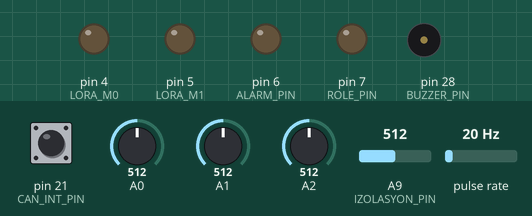
A sketch run on a simulated Arduino Mega 2560, built with avr-gcc and run on an emulated ATmega2560. On the bench: output pins drawn as LEDs (lit = HIGH), buzzer (waves = sounding, pin HIGH). Wiring (inferred from the names in the program): pulse sensor: data pin 2. The test bench sets the inputs (shaded band); at power-on: pin 21 (CAN_INT_PIN) HIGH, A0 = 512, A1 = 512, A2 = 512, A9 (IZOLASYON_PIN) = 512, pulse rate 20 Hz. Storage starts empty; EEPROM starts erased; what the sketch prints to the serial monitor is not drawn.

Above: at 0.1 s.
Timing chart, 0 to 1.6 s (numbered marks = the images above):
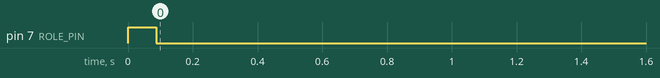

The sketch:

karvolt-aks.ino
```cpp
#include <Arduino.h>
#include <math.h>
#include <string.h>
#include <SPI.h>
#include <mcp_can.h>
#include <SD.h>
#include <EEPROM.h>
#include "config.h"

struct SicaklikVerisi {
  float sicaklik_sensor1;
  float sicaklik_sensor2;
  float sicaklik_sensor3;
  float sicaklik_max;
  bool sicaklik_hata;
};

struct BmsVerisi {
  float voltaj;                    // V
  float akim;                      // A
  int soc;                         // %
  bool veri_hata;
  unsigned long sonVeriZamani;     // BMS zaman aşımı takibi
  unsigned long kalanKapasite_mAh; // Daly 0x93
  bool kapasite_gecerli;
  int sarjDurumu;                  // 0x93 Byte0: 0=duruyor, 1=sarj, 2=desarj
  unsigned int maxHucreVoltaj_mV;  // 0x91
  unsigned int minHucreVoltaj_mV;  // 0x91
  bool hucre_gecerli;
};

struct TelemetriPaketi {
  unsigned long seq;
  unsigned long zaman;
  float hiz;
  SicaklikVerisi sicaklik;
  float voltaj;
  float akim;
  int soc;
  float kalanEnerji;
  float izolasyon;
  unsigned int maxHucre;
  unsigned int minHucre;
  ActiveStatus durum;
};

const int POLE_PAIRS = 4;                 // Motor kutup çifti sayısı
const float GEAR_RATIO = 5.0;             // Diferansiyel dişli oranı (1:5)
const float WHEEL_CIRCUMFERENCE = 1.8655; // 90/90-17 tekerlek çevresi (metre)

// Sabit Çarpan K: (3.6 * 10^6 * C) / (POLE_PAIRS * GEAR_RATIO)
const float SPEED_K_FACTOR = (3.6 * 1000000.0 * WHEEL_CIRCUMFERENCE) / (POLE_PAIRS * GEAR_RATIO);
const unsigned long MIN_PERIOD_US = 800;  // 75 km/h üstü elektriksel gürültü filtresi

volatile unsigned long period_us = 0;
volatile unsigned long last_pulse_time = 0;

MCP_CAN CAN(CAN_CS_PIN);

const float R_REF = 1000.0;
const float R_0 = 10000.0;
const float T_0 = 298.15;
const float B_VALUE = 3950;

const unsigned long BMS_REQ_SOC_V_I  = 0x18900140;
const unsigned long BMS_RESP_SOC_V_I = 0x18904001;
const unsigned long BMS_REQ_HUCRE    = 0x18910140;
const unsigned long BMS_RESP_HUCRE   = 0x18914001;
const unsigned long BMS_REQ_KAPASITE = 0x18930140;
const unsigned long BMS_RESP_KAPASITE= 0x18934001;

BmsVerisi sonBmsVerisi = {0, 0, 0, true, 0, 0, false, 0, 0, 0, false};

unsigned long sonGonderimZamani = 0;
unsigned long sonNextionZamani = 0;
const unsigned long NEXTION_REFRESH_DELAY = 250;
char tarih[5];

bool sdHazir = false;
char dosyaAdi[13];

const int KUYRUK_KAPASITESI = 40;
TelemetriPaketi kuyruk[KUYRUK_KAPASITESI];
int kuyrukBas = 0;
int kuyrukSon = 0;
int kuyrukAdet = 0;
unsigned long paketSayaci = 0;

unsigned long sonBasariliAckZamani = 0;

void hallISR() {
  unsigned long current_time = micros();
  unsigned long delta = current_time - last_pulse_time;

  if (delta > MIN_PERIOD_US) {
    period_us = delta;
    last_pulse_time = current_time;
  }
}

void kuyrugaEkle(const TelemetriPaketi &p) {
  if (kuyrukAdet < KUYRUK_KAPASITESI) {
    kuyruk[kuyrukSon] = p;
    kuyrukSon = (kuyrukSon + 1) % KUYRUK_KAPASITESI;
    kuyrukAdet++;
    Serial.print("[KUYRUK] Paket yedeklendi. No: ");
    Serial.println(p.seq);
  } else {
    kuyrukBas = (kuyrukBas + 1) % KUYRUK_KAPASITESI;
    kuyruk[kuyrukSon] = p;
    kuyrukSon = (kuyrukSon + 1) % KUYRUK_KAPASITESI;
  }
}

float hizKmhOku() {
  unsigned long delta_us;
  unsigned long last_time;

  noInterrupts();
  delta_us = period_us;
  last_time = last_pulse_time;
  interrupts();

  if ((micros() - last_time) < 500000 && delta_us > 0) {
    return SPEED_K_FACTOR / delta_us;
  }
  return 0.0;
}

float izolasyonDirenciOku() {
  long adcToplami = 0;
  for (int i = 0; i < 16; i++) {
    adcToplami += analogRead(IZOLASYON_PIN);
    delayMicroseconds(500);
  }
  int adcVal = adcToplami / 16;

  if (adcVal >= IMD_ADC_WARN_POS && adcVal <= IMD_ADC_WARN_NEG) {
    return 9999.0;
  } else if (adcVal < IMD_ADC_WARN_POS) {
    if (adcVal <= IMD_ADC_FAULT_POS) return 30.0;
    return map(adcVal, IMD_ADC_FAULT_POS, IMD_ADC_WARN_POS, 50, 200);
  } else {
    if (adcVal >= IMD_ADC_FAULT_NEG) return 30.0;
    return map(adcVal, IMD_ADC_WARN_NEG, IMD_ADC_FAULT_NEG, 200, 50);
  }
}

float kalanEnerjiHesapla() {
  if (sonBmsVerisi.kapasite_gecerli) {
    return (sonBmsVerisi.kalanKapasite_mAh / 1000.0) * sonBmsVerisi.voltaj;
  } else {
    return (BATARYA_PAKET_KAPASITE_WH * sonBmsVerisi.soc) / 100.0;
  }
}

ActiveStatus sistemDurumuHesapla(const SicaklikVerisi &sicaklik, float hizKmh, float izolasyonDirenci, bool telemetriKopuk) {
  bool bmsTimeout = (millis() - sonBmsVerisi.sonVeriZamani > SEND_DELAY);

  if (sicaklik.sicaklik_hata || sonBmsVerisi.veri_hata || bmsTimeout) {
    return STATE_ERROR;
  }
  if (sicaklik.sicaklik_max >= SICAKLIK_MAX || hizKmh >= HIZ_KRITIK_KMH) {
    return STATE_CRITICAL;
  }
  if (izolasyonDirenci <= 50.0) {
    digitalWrite(ROLE_PIN, LOW);
    return STATE_IMD;
  }

  bool sarjDonanimAlgilandi = (digitalRead(SARJ_PIN) == LOW);
  if (sarjDonanimAlgilandi || sonBmsVerisi.sarjDurumu == 1) {
    return STATE_CHARGING;
  }

  if (sonBmsVerisi.sarjDurumu == 2 || hizKmh > 0.5) {
    return STATE_RUNNING;
  }
  return STATE_IDLE;
}

const char* durumMetnineCevir(ActiveStatus durum, bool telemetriKopuk) {
  if (telemetriKopuk) return "BAGLANTI KOPUK (>60s)";

  switch (durum) {
    case STATE_IDLE:     return "SISTEM NORMAL";
    case STATE_RUNNING:  return "SURUS / DESARJ";
    case STATE_CHARGING: return "SARJ OLUYOR";
    case STATE_CRITICAL: return "KRITIK DURUM!";
    case STATE_ERROR:    return "SENSOR/BMS HATASI";
    case STATE_IMD:      return "IZOLASYON HATASI";
    default:             return "BILINMEYEN";
  }
}

void tarihStringOlustur(char* buffer) {
  const char* aylar[] = {"Jan","Feb","Mar","Apr","May","Jun","Jul","Aug","Sep","Oct","Nov","Dec"};
  const char* d = __DATE__;

  char ayStr[4] = {d[0], d[1], d[2], '\0'};
  int gun = ((d[4] == ' ') ? 0 : (d[4] - '0')) * 10 + (d[5] - '0');

  int ay = 1;
  for (int i = 0; i < 12; i++) {
    if (strncmp(ayStr, aylar[i], 3) == 0) {
      ay = i + 1;
      break;
    }
  }

  sprintf(buffer, "%02d%02d", gun, ay);
}

const int EEPROM_DOSYA_SAYAC_ADRESI = 0;

bool dosyaAdiOlustur() {
  tarihStringOlustur(tarih);

  uint16_t dosyaNo = 0;
  EEPROM.get(EEPROM_DOSYA_SAYAC_ADRESI, dosyaNo);

  dosyaNo++;
  EEPROM.put(EEPROM_DOSYA_SAYAC_ADRESI, dosyaNo);

  sprintf(dosyaAdi, "%s_%03d.CSV", tarih, dosyaNo);

  File f = SD.open(dosyaAdi, FILE_WRITE);
  if (f) {
    f.println("zaman_ms;paket_tipi;seq;durum;hiz_kmh;T1_C;T2_C;T3_C;Tmax_C;V_bat_V;I_bat_A;SOC;kalan_enerji_Wh;izolasyon_kOhm;max_hucre_mV;min_hucre_mV");
    f.flush();
    f.close();
    Serial.print("Yeni Sürüş Dosyası Açıldı: ");
    Serial.println(dosyaAdi);
    return true;
  }

  Serial.println("HATA: Yeni CSV dosyası oluşturulamadı!");
  return false;
}

float ntcOku(int pin) {
  int analogVal = analogRead(pin);

  if (analogVal > 0 && analogVal < 1023) {
    float vOut = analogVal * (5.0 / 1023.0);
    float rNtc = R_REF * ((5.0 / vOut) - 1.0);
    float tempK = 1.0 / ((1.0 / T_0) + (1.0 / B_VALUE) * log(rNtc / R_0));
    return tempK - 273.15;
  } else {
    return -127.0;
  }
}

SicaklikVerisi sicaklikOku() {
  SicaklikVerisi v;
  v.sicaklik_sensor1 = ntcOku(SICAKLIK_DS1);
  v.sicaklik_sensor2 = ntcOku(SICAKLIK_DS2);
  v.sicaklik_sensor3 = ntcOku(SICAKLIK_DS3);

  v.sicaklik_hata = false;
  v.sicaklik_max = -127.0;

  if (v.sicaklik_sensor1 != -127.0) {
    if (v.sicaklik_sensor1 > v.sicaklik_max) v.sicaklik_max = v.sicaklik_sensor1;
  } else v.sicaklik_hata = true;

  if (v.sicaklik_sensor2 != -127.0) {
    if (v.sicaklik_sensor2 > v.sicaklik_max) v.sicaklik_max = v.sicaklik_sensor2;
  } else v.sicaklik_hata = true;

  if (v.sicaklik_sensor3 != -127.0) {
    if (v.sicaklik_sensor3 > v.sicaklik_max) v.sicaklik_max = v.sicaklik_sensor3;
  } else v.sicaklik_hata = true;

  return v;
}

void bmsTumIstekleriGonder() {
  byte req[8] = {0, 0, 0, 0, 0, 0, 0, 0};
  CAN.sendMsgBuf(BMS_REQ_SOC_V_I, 1, 8, req);
  delay(10);
  CAN.sendMsgBuf(BMS_REQ_KAPASITE, 1, 8, req);
  delay(10);
  CAN.sendMsgBuf(BMS_REQ_HUCRE, 1, 8, req);
}

void bmsCanKontrolEt() {
  while (!digitalRead(CAN_INT_PIN)) {
    unsigned long rxId;
    byte len = 0;
    byte buf[8];
    CAN.readMsgBuf(&rxId, &len, buf);

    unsigned long temizId = rxId & 0x1FFFFFFF;

    if (temizId == BMS_RESP_SOC_V_I) {
      sonBmsVerisi.voltaj        = ((buf[0] << 8) | buf[1]) / 10.0;
      sonBmsVerisi.akim          = (((buf[4] << 8) | buf[5]) - 30000) / 10.0;
      sonBmsVerisi.soc           = ((buf[6] << 8) | buf[7]) / 10;
      sonBmsVerisi.veri_hata     = false;
      sonBmsVerisi.sonVeriZamani = millis();
    } else if (temizId == BMS_RESP_KAPASITE) {
      sonBmsVerisi.sarjDurumu        = buf[0];
      sonBmsVerisi.kalanKapasite_mAh = ((unsigned long)buf[4] << 24) | ((unsigned long)buf[5] << 16) |
                                       ((unsigned long)buf[6] << 8)  | buf[7];
      sonBmsVerisi.kapasite_gecerli  = true;
      sonBmsVerisi.sonVeriZamani     = millis();
    } else if (temizId == BMS_RESP_HUCRE) {
      sonBmsVerisi.maxHucreVoltaj_mV = ((unsigned int)buf[0] << 8) | buf[1];
      sonBmsVerisi.minHucreVoltaj_mV = ((unsigned int)buf[3] << 8) | buf[4];
      sonBmsVerisi.hucre_gecerli     = true;
      sonBmsVerisi.sonVeriZamani     = millis();
    }
  }
}

void nextionKomutBitir() {
  HMI_SERIAL.write(0xFF);
  HMI_SERIAL.write(0xFF);
  HMI_SERIAL.write(0xFF);
}

void nextionSayiGonder(const char* obj, long deger) {
  HMI_SERIAL.print(obj);
  HMI_SERIAL.print(".val=");
  HMI_SERIAL.print(deger);
  nextionKomutBitir();
}

void nextionProgGonder(const char* obj, long deger) {
  HMI_SERIAL.print(obj);
  HMI_SERIAL.print(".val=");
  HMI_SERIAL.print(deger);
  nextionKomutBitir();
}

void nextionMetinGonder(const char* obj, const String &metin) {
  HMI_SERIAL.print(obj);
  HMI_SERIAL.print(".txt=\"");
  HMI_SERIAL.print(metin);
  HMI_SERIAL.print("\"");
  nextionKomutBitir();
}

void csvSatiriYaz(const char* paketTipi, unsigned long seq, unsigned long zaman,
                  const SicaklikVerisi &sicaklik, float hizKmh, float v, float i, int soc,
                  float kalanEnerjiWh, float izolasyonDirenci, unsigned int maxH, unsigned int minH,
                  ActiveStatus durum) {
  if (!sdHazir) return;

  File csvDosya = SD.open(dosyaAdi, FILE_WRITE);
  if (!csvDosya) return;

  csvDosya.print(zaman);
  csvDosya.print(";");
  csvDosya.print(paketTipi);
  csvDosya.print(";");
  csvDosya.print(seq);
  csvDosya.print(";");
  csvDosya.print((uint8_t)durum);
  csvDosya.print(";");
  csvDosya.print(hizKmh, 1);
  csvDosya.print(";");
  csvDosya.print(sicaklik.sicaklik_sensor1, 1);
  csvDosya.print(";");
  csvDosya.print(sicaklik.sicaklik_sensor2, 1);
  csvDosya.print(";");
  csvDosya.print(sicaklik.sicaklik_sensor3, 1);
  csvDosya.print(";");
  csvDosya.print(sicaklik.sicaklik_max, 1);
  csvDosya.print(";");
  csvDosya.print(v, 1);
  csvDosya.print(";");
  csvDosya.print(i, 1);
  csvDosya.print(";");
  csvDosya.print(soc);
  csvDosya.print(";");
  csvDosya.print(kalanEnerjiWh, 1);
  csvDosya.print(";");
  csvDosya.print(izolasyonDirenci, 0);
  csvDosya.print(";");
  csvDosya.print(maxH);
  csvDosya.print(";");
  csvDosya.println(minH);

  csvDosya.close();
}

void nextionGuncelle(const SicaklikVerisi &sicaklik, float hizKmh,
                      float kalanEnerjiWh, float izolasyonDirenci,
                      ActiveStatus durum, bool telemetriKopuk) {
  nextionSayiGonder("n0", (long)round(hizKmh));
  nextionSayiGonder("n1", (long)round(sicaklik.sicaklik_max));
  nextionSayiGonder("n2", (long)round(sonBmsVerisi.voltaj));
  nextionSayiGonder("x2", (long)round(sonBmsVerisi.akim * 10));
  nextionMetinGonder("t1", String(sonBmsVerisi.soc) + "%");
  nextionSayiGonder("t4", (long)round(izolasyonDirenci));
  nextionSayiGonder("x0", (long)round(sonBmsVerisi.maxHucreVoltaj_mV / 10.0));
  nextionSayiGonder("x1", (long)round(sonBmsVerisi.minHucreVoltaj_mV / 10.0));
  nextionSayiGonder("n5", (long)round(kalanEnerjiWh));
  nextionMetinGonder("t0", durumMetnineCevir(durum, telemetriKopuk));

  nextionProgGonder("j0", (long)round(sonBmsVerisi.soc));
}

bool gonderVeAckBekle(const String &mesaj, unsigned long seq, unsigned long timeoutMs) {
  while (LORA_SERIAL_P.available()) {
    LORA_SERIAL_P.read();
  }

  LORA_SERIAL_P.println(mesaj);

  unsigned long baslangic = millis();
  String ackBuf = "";

  while (millis() - baslangic < timeoutMs) {
    bmsCanKontrolEt();

    while (LORA_SERIAL_P.available()) {
      char c = (char)LORA_SERIAL_P.read();
      if (c == '\n') {
        ackBuf.trim();
        if (ackBuf.startsWith("ACK:")) {
          unsigned long gelenSeq = ackBuf.substring(4).toInt();
          if (gelenSeq == seq) {
            return true;
          }
        }
        ackBuf = "";
      } else if (c != '\r') {
        ackBuf += c;
        if (ackBuf.length() > 30) ackBuf = "";
      }
    }
  }
  return false;
}

void setup() {
  Serial.begin(SERIAL_BAUD);
  LORA_SERIAL_P.begin(LORA_SERIAL);
  HMI_SERIAL.begin(HMI_BAUD);

  pinMode(HALL_PIN, INPUT);
  attachInterrupt(digitalPinToInterrupt(HALL_PIN), hallISR, RISING);

  pinMode(SARJ_PIN, INPUT_PULLUP);

  pinMode(ROLE_PIN, OUTPUT);
  pinMode(ALARM_PIN, OUTPUT);
  pinMode(BUZZER_PIN, OUTPUT);
  pinMode(LORA_M0, OUTPUT);
  pinMode(LORA_M1, OUTPUT);

  digitalWrite(LORA_M0, LOW);
  digitalWrite(LORA_M1, LOW);
  digitalWrite(ALARM_PIN, LOW);
  digitalWrite(BUZZER_PIN, LOW);
  digitalWrite(ROLE_PIN, HIGH);

  pinMode(CAN_INT_PIN, INPUT);

  sonBasariliAckZamani = millis();

  if (!SD.begin(SD_CS)) {
    Serial.println("SD kart baslatilamadi!");
    sdHazir = false;
  } else if (!dosyaAdiOlustur()) {
    sdHazir = false;
  } else {
    sdHazir = true;
    Serial.print("SD ve CSV Hazir: ");
    Serial.println(dosyaAdi);
  }

  if (CAN.begin(MCP_ANY, CAN_500KBPS, MCP_16MHZ) == CAN_OK) {
    Serial.println("MCP2515 CAN init OK");
  } else {
    Serial.println("MCP2515 CAN init FAIL");
  }
  CAN.setMode(MCP_NORMAL);
}

void loop() {
  SicaklikVerisi sicaklik = sicaklikOku();
  float hizKmh = hizKmhOku();
  float kalanEnerjiWh = kalanEnerjiHesapla();
  float izolasyonDirenci = izolasyonDirenciOku();

  if (sicaklik.sicaklik_max >= ALARM_MAX && sicaklik.sicaklik_max < SICAKLIK_MAX) {
    digitalWrite(ALARM_PIN, HIGH);
  } else if (sicaklik.sicaklik_max < ALARM_MAX) {
    digitalWrite(ALARM_PIN, LOW);
  }

  if (sicaklik.sicaklik_max >= SICAKLIK_MAX) {
    digitalWrite(ROLE_PIN, LOW);
  } else if (sicaklik.sicaklik_max <= (SICAKLIK_MAX - 5)) {
    digitalWrite(ROLE_PIN, HIGH);
  }

  // if (izolasyonDirenci >= 50.0) {
  //   digitalWrite(ROLE_PIN, LOW);
  //   digitalWrite(ALARM_PIN, HIGH);
  //   digitalWrite(BUZZER_PIN, HIGH);
  // } else {
  //   digitalWrite(BUZZER_PIN, LOW);
  //   digitalWrite(ALARM_PIN, LOW);
  //   digitalWrite(ROLE_PIN, HIGH);
  // }

  bmsCanKontrolEt();

  bool telemetriKopuk = (millis() - sonBasariliAckZamani >= ((unsigned long)LOST_MAX * 1000UL));
  ActiveStatus mevcutDurum = sistemDurumuHesapla(sicaklik, hizKmh, izolasyonDirenci, telemetriKopuk);

  if (millis() - sonNextionZamani >= NEXTION_REFRESH_DELAY) {
    sonNextionZamani = millis();
    nextionGuncelle(sicaklik, hizKmh, kalanEnerjiWh, izolasyonDirenci, mevcutDurum, telemetriKopuk);
  }

  if (millis() - sonGonderimZamani >= SEND_DELAY) {
    sonGonderimZamani = millis();

    bmsTumIstekleriGonder();

    if (telemetriKopuk) {
      Serial.print("[UYARI - LOST_MAX] Telemetri baglantisi ");
      Serial.print(LOST_MAX);
      Serial.println(" saniyedir tamamen kesik!");
    }

    paketSayaci++;

    String mesaj = "TYPE:LIVE,SEQ:" + String(paketSayaci) +
               ",TIME:"  + String(millis()) +
               ",TARIH:" + String(tarih) +
               ",HIZ:"   + String(hizKmh, 1) +
               ",sMax:"  + String(sicaklik.sicaklik_max, 1) +
               ",V:"     + String(sonBmsVerisi.voltaj, 1) +
               ",IZO:"   + String(izolasyonDirenci, 0) +
               ",minV:"  + String(sonBmsVerisi.minHucreVoltaj_mV) +
               ",maxV:"  + String(sonBmsVerisi.maxHucreVoltaj_mV);

    Serial.println("[GONDERILIYOR - CANLI] " + mesaj);

    bool ackGeldi = gonderVeAckBekle(mesaj, paketSayaci, 450);

    if (ackGeldi) {
      sonBasariliAckZamani = millis();

      Serial.print("[ACK ALINDI] Canli paket onaylandi. No: ");
      Serial.println(paketSayaci);

      csvSatiriYaz("CANLI", paketSayaci, millis(), sicaklik, hizKmh,
                   sonBmsVerisi.voltaj, sonBmsVerisi.akim, sonBmsVerisi.soc, kalanEnerjiWh,
                   izolasyonDirenci, sonBmsVerisi.maxHucreVoltaj_mV, sonBmsVerisi.minHucreVoltaj_mV, mevcutDurum);

      if (kuyrukAdet > 0) {
        TelemetriPaketi eskiPaket = kuyruk[kuyrukBas];
        delay(60);

        String tekrarMesaj = "TYPE:RETRY,SEQ:" + String(eskiPaket.seq) +
                     ",TIME:"  + String(eskiPaket.zaman) +
                     ",TARIH:" + String(tarih) +
                     ",HIZ:"   + String(eskiPaket.hiz, 1) +
                     ",sMax:"  + String(eskiPaket.sicaklik.sicaklik_max, 1) +
                     ",V:"     + String(eskiPaket.voltaj, 1) +
                     ",IZO:"   + String(eskiPaket.izolasyon, 0) +
                     ",minV:"  + String(eskiPaket.minHucre) +
                     ",maxV:"  + String(eskiPaket.maxHucre);

        Serial.println("[GONDERILIYOR - TEKRAR] " + tekrarMesaj);
        bool retryAck = gonderVeAckBekle(tekrarMesaj, eskiPaket.seq, 450);

        if (retryAck) {
          sonBasariliAckZamani = millis();
          Serial.print("[ACK ALINDI - TEKRAR] Gecmis paket onaylandi. No: ");
          Serial.println(eskiPaket.seq);
          kuyrukBas = (kuyrukBas + 1) % KUYRUK_KAPASITESI;
          kuyrukAdet--;

          csvSatiriYaz("TEKRAR", eskiPaket.seq, eskiPaket.zaman, eskiPaket.sicaklik, eskiPaket.hiz,
                       eskiPaket.voltaj, eskiPaket.akim, eskiPaket.soc, eskiPaket.kalanEnerji,
                       eskiPaket.izolasyon, eskiPaket.maxHucre, eskiPaket.minHucre, eskiPaket.durum);
        } else {
          Serial.println("[KAYIP - TEKRAR] Gecmis paket iletilemedi, kuyrukta bekliyor.");
        }
      }
    } else {
      Serial.print("[KOPMA/KAYIP] ACK gelmedi! Paket kuyruga alindi: ");
      Serial.println(paketSayaci);

      TelemetriPaketi kayipPaket;
      kayipPaket.seq = paketSayaci;
      kayipPaket.zaman = millis();
      kayipPaket.hiz = hizKmh;
      kayipPaket.sicaklik = sicaklik;
      kayipPaket.voltaj = sonBmsVerisi.voltaj;
      kayipPaket.akim = sonBmsVerisi.akim;
      kayipPaket.soc = sonBmsVerisi.soc;
      kayipPaket.kalanEnerji = kalanEnerjiWh;
      kayipPaket.izolasyon = izolasyonDirenci;
      kayipPaket.maxHucre = sonBmsVerisi.maxHucreVoltaj_mV;
      kayipPaket.minHucre = sonBmsVerisi.minHucreVoltaj_mV;
      kayipPaket.durum = mevcutDurum;
      kuyrugaEkle(kayipPaket);

      csvSatiriYaz("KAYIP", paketSayaci, millis(), sicaklik, hizKmh,
                   sonBmsVerisi.voltaj, sonBmsVerisi.akim, sonBmsVerisi.soc, kalanEnerjiWh,
                   izolasyonDirenci, sonBmsVerisi.maxHucreVoltaj_mV, sonBmsVerisi.minHucreVoltaj_mV, mevcutDurum);
    }
  }
}
```

Source omitted: config.h (1055 bytes)

Measured:
- by itself, pin 7 (ROLE_PIN): HIGH → LOW at 0.09 s
